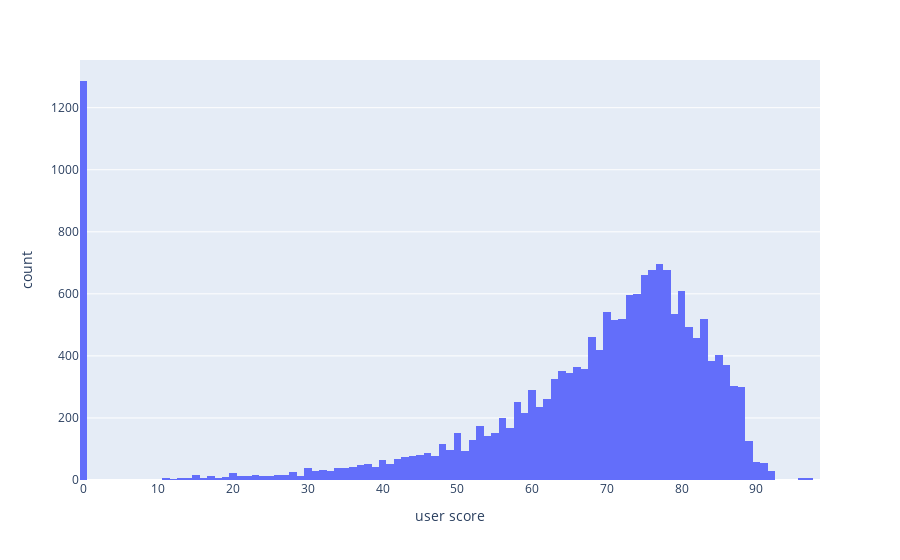

The notebook cell this image was saved under:
### Code cell
fig = pyx.histogram(df, x="user score")
fig.show()

### Figure 1 — Plotly figure (JSON) as saved in the notebook; plotly's stock layout.template omitted (floating-point values rounded to 4 significant figures; data arrays with more than 128 entries replaced by an {"elided": "..."} marker saying what was removed)
{"data": [{"alignmentgroup": "True", "bingroup": "x", "hovertemplate": "user score=%{x}<br>count=%{y}<extra></extra>", "legendgroup": "", "marker": {"color": "#636efa", "pattern": {"shape": ""}}, "name": "", "offsetgroup": "", "orientation": "v", "showlegend": false, "type": "histogram", "x": {"elided": "17944 int values"}, "xaxis": "x", "yaxis": "y"}], "layout": {"barmode": "relative", "legend": {"tracegroupgap": 0}, "margin": {"t": 60}, "xaxis": {"anchor": "y", "domain": [0, 1], "title": {"text": "user score"}}, "yaxis": {"anchor": "x", "domain": [0, 1], "title": {"text": "count"}}}}
